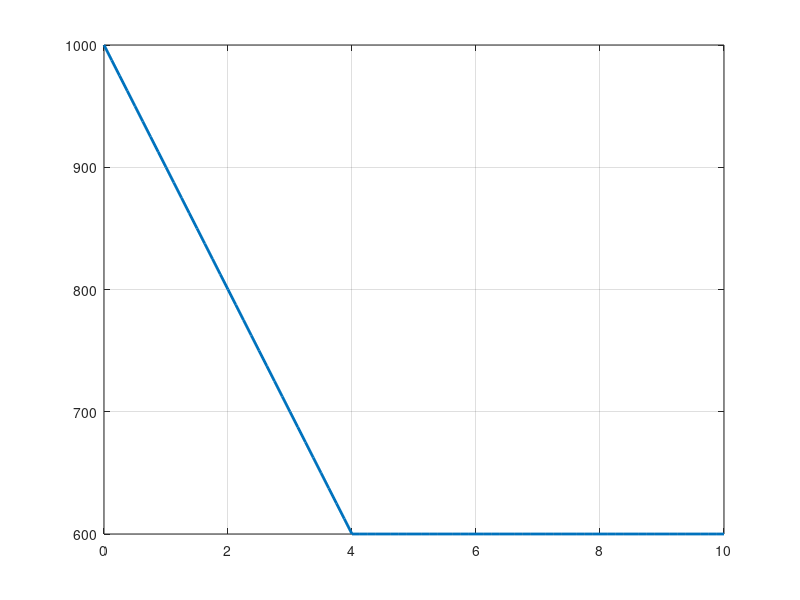
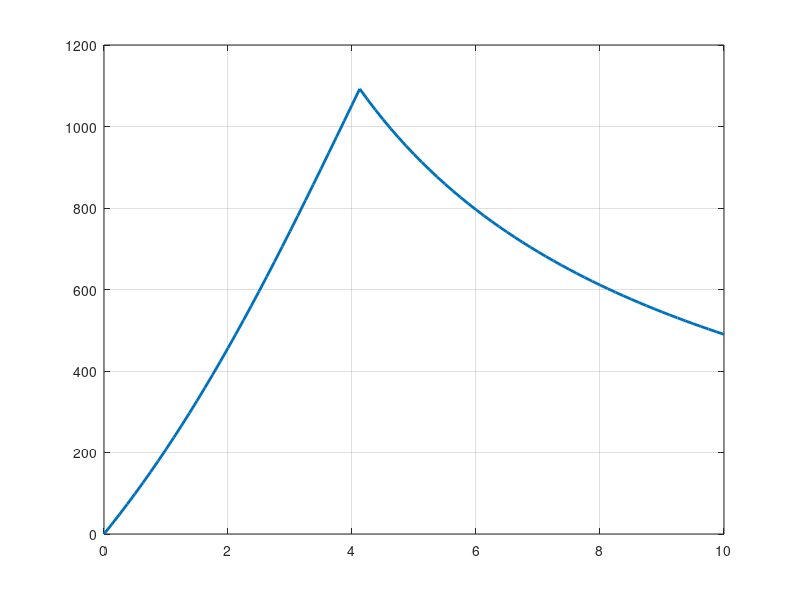

MATLAB code to generate these figures, in order:
deltat=0.125;
t=0;
Tf=10;
m0=1000;
vi=0;
ve=-2000;
cd=0.1;
g=9.81;
dVdt=0;
vpoints=[vi];
mpoints=[];
tpoints=[];

 while t <= Tf
    if t <= 0.4*Tf
        me = 100;
        mpoint = m0-(me*(t));
        dVdt = (((me/(mpoint)) * (vpoints(end)-(ve)))) - (g) - ((cd/(mpoint)) * (abs(vpoints(end)) * vpoints(end)));
        vpoint = (deltat*(dVdt)) + vpoints(end);  
    elseif t > .4*Tf
        dVdt = - (g) - ((cd/(mpoint)) * (abs(vpoints(end)) * vpoints(end)));
        vpoint = (deltat*(dVdt)) + vpoints(end); 
    end
    
    tpoints(end+1) = t;
    vpoints(end+1) = vpoint;
    mpoints(end+1) = mpoint;
    t = t + deltat;
    
 end
 
figure(1)
plot(tpoints,mpoints,'DisplayName','f()x','LineWidth',2);
grid on;

vpoints(end)=[];
figure(2)
plot(tpoints,vpoints,'DisplayName','f()x','LineWidth',2);
grid on;
